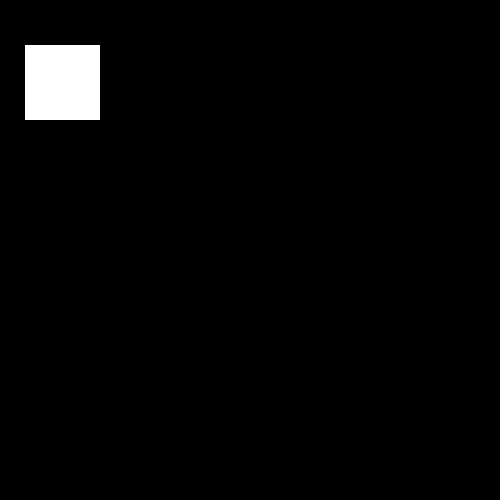
Frame 1 (no input)
Frame 60 (no input): identical to frame 1, image omitted
Frame 120 (the mouse pressed at the canvas centre since frame 60): identical to frame 1, image omitted

The p5.js sketch that drew this single still picture (run headless with seeded random() and noise() and a simulated clock; from frame 60 on, the mouse is pressed at the canvas centre):

// p5.js sketch
// ── sketch.js
var r, b, g

function setup(){
	createCanvas(500, 500);
}

function draw(){
	background(0);

	fill(r, g, b, 0);
	noStroke();
	rect(25, 45, 75, 75);
}

function mousePressed(){
	var d = dist(mouseX, mouseY, 25, 45);
	if(d < 100){
		r = (255);
		b = (200);
		g = (150);
	}
}
